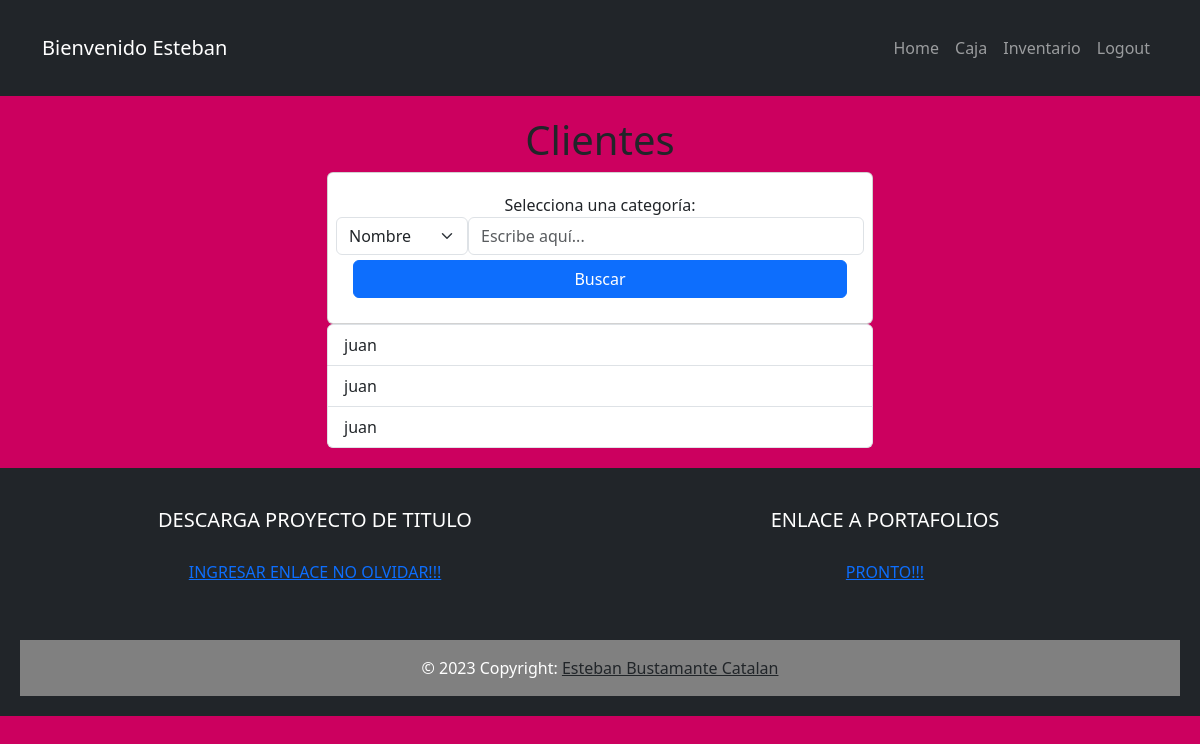
/req/buscaCliente/ (signed in), run on an earlier commit of the app's database.
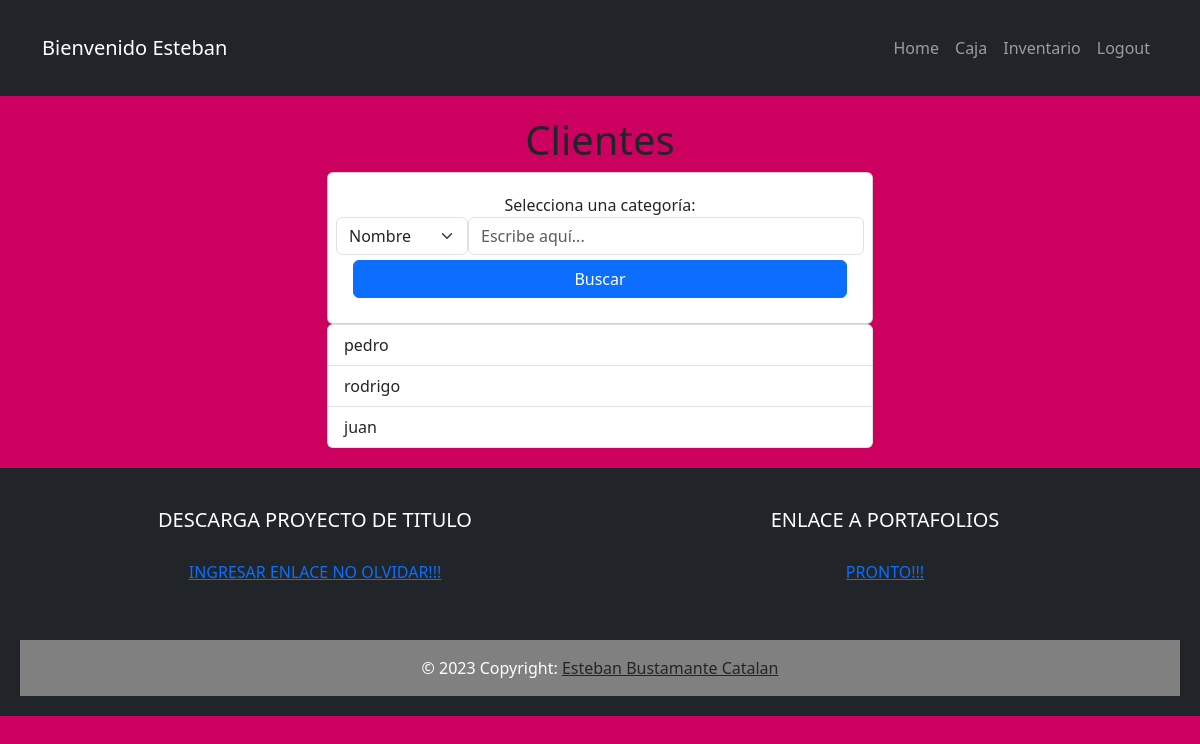
And on a later commit of the database.
### inventario/models.py (models this page shows)
class Cliente(models.Model):
    nombre = models.CharField(max_length=100)
    rut = models.CharField(max_length=100)
    direccion = models.CharField(max_length=100)
    def __str__(self):
        return self.nombre

### inventario/views.py (the view)
# urls.py: path('req/buscaCliente/', views.busca_cliente, name='busca_cliente'),
@login_required
def busca_cliente(request):
    if request.method == 'POST':
        categoria = request.POST.get('categoria')
        imput = request.POST.get('imput')
        if categoria:
            cliente = Cliente.objects.filter(
                Q(**{f'{categoria}__icontains': imput}))
        else:
            cliente = Cliente.objects.all()
        return render(request, 'listaCliente.html', {'clientes': cliente})
    else:
        cliente = Cliente.objects.all()
        return render(request, 'listaCliente.html', {'clientes': cliente})

### inventario/templates/listaCliente.html (shortened to what this page needs)
{% extends 'base.html' %} {% block content%}
<main class="container">
  <div class="row">
    <h1>Clientes</h1>
    <div class="col-md-6 offset-md-3">
      <form class="card text-center" method="POST" action="{% url 'busca_cliente' %}">
        <div class="row"><label for="categoria">Selecciona una categoría:</label>
          <select class="form-select w-25" name="categoria" id="categoria">
            <option value="nombre">Nombre</option>
          </select>
          <input class="form-control w-75" type="text" name="imput" id="imput" placeholder="Escribe aquí...">
        </div>
        <div class="text-center">
          <div class="btn btn-primary d-flex justify-content-center marg"type="submit">Buscar</div>
        </div>
      </form>
      <ul class="list-group">
        {% for cliente in clientes %}
        <a class="list-group-item" href="{% url 'mostrar_cliente' cliente.id %}">
          <li >{{cliente}}</li>
        </a>
        {% endfor %}
      </ul>
    </div>
  </div>
</main>
{% endblock %}

What changed in the data, as far as the page shows it:
changed Cliente: nombre "juan" → "pedro"
changed Cliente: nombre "juan" → "rodrigo"
